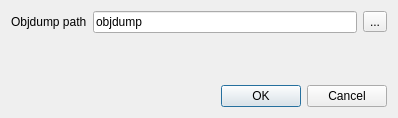
<?xml version="1.0" encoding="UTF-8"?>
<ui version="4.0">
 <class>SettingsDialog</class>
 <widget class="QDialog" name="SettingsDialog">
  <property name="geometry">
   <rect>
    <x>0</x>
    <y>0</y>
    <width>398</width>
    <height>118</height>
   </rect>
  </property>
  <property name="windowTitle">
   <string>Settings</string>
  </property>
  <property name="locale">
   <locale language="English" country="UnitedStates"/>
  </property>
  <layout class="QVBoxLayout" name="verticalLayout">
   <item>
    <layout class="QFormLayout" name="formLayout">
     <item row="0" column="0">
      <widget class="QLabel" name="labelObjdump">
       <property name="text">
        <string>Objdump path</string>
       </property>
      </widget>
     </item>
     <item row="0" column="1">
      <layout class="QHBoxLayout" name="horizontalLayout">
       <item>
        <widget class="QLineEdit" name="lineEditObjdump">
         <property name="text">
          <string>objdump</string>
         </property>
        </widget>
       </item>
       <item>
        <widget class="QToolButton" name="toolButtonObjdump">
         <property name="text">
          <string>...</string>
         </property>
        </widget>
       </item>
      </layout>
     </item>
    </layout>
   </item>
   <item>
    <widget class="QDialogButtonBox" name="buttonBox">
     <property name="orientation">
      <enum>Qt::Horizontal</enum>
     </property>
     <property name="standardButtons">
      <set>QDialogButtonBox::Cancel|QDialogButtonBox::Ok</set>
     </property>
    </widget>
   </item>
  </layout>
 </widget>
 <resources/>
 <connections>
  <connection>
   <sender>buttonBox</sender>
   <signal>accepted()</signal>
   <receiver>SettingsDialog</receiver>
   <slot>accept()</slot>
   <hints>
    <hint type="sourcelabel">
     <x>248</x>
     <y>254</y>
    </hint>
    <hint type="destinationlabel">
     <x>157</x>
     <y>274</y>
    </hint>
   </hints>
  </connection>
  <connection>
   <sender>buttonBox</sender>
   <signal>rejected()</signal>
   <receiver>SettingsDialog</receiver>
   <slot>reject()</slot>
   <hints>
    <hint type="sourcelabel">
     <x>316</x>
     <y>260</y>
    </hint>
    <hint type="destinationlabel">
     <x>286</x>
     <y>274</y>
    </hint>
   </hints>
  </connection>
 </connections>
</ui>
